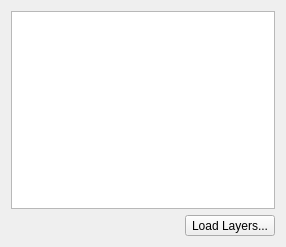
<?xml version="1.0" encoding="UTF-8"?>
<ui version="4.0">
 <class>PropertyEditorExampleDialog</class>
 <widget class="QWidget" name="PropertyEditorExampleDialog">
  <property name="geometry">
   <rect>
    <x>0</x>
    <y>0</y>
    <width>286</width>
    <height>247</height>
   </rect>
  </property>
  <property name="windowTitle">
   <string>Form</string>
  </property>
  <layout class="QGridLayout" name="gridLayout">
   <item row="0" column="0">
    <layout class="QVBoxLayout" name="verticalLayout">
     <item>
      <layout class="QHBoxLayout" name="horizontalLayout_2">
       <item>
        <layout class="QVBoxLayout" name="propEditorLayout"/>
       </item>
       <item>
        <widget class="QListWidget" name="layerList"/>
       </item>
      </layout>
     </item>
     <item>
      <layout class="QHBoxLayout" name="horizontalLayout">
       <item>
        <spacer name="horizontalSpacer">
         <property name="orientation">
          <enum>Qt::Horizontal</enum>
         </property>
         <property name="sizeHint" stdset="0">
          <size>
           <width>148</width>
           <height>20</height>
          </size>
         </property>
        </spacer>
       </item>
       <item>
        <widget class="QToolButton" name="tbtnLoadLayers">
         <property name="text">
          <string>Load Layers...</string>
         </property>
        </widget>
       </item>
      </layout>
     </item>
    </layout>
   </item>
  </layout>
 </widget>
 <resources/>
 <connections/>
</ui>
